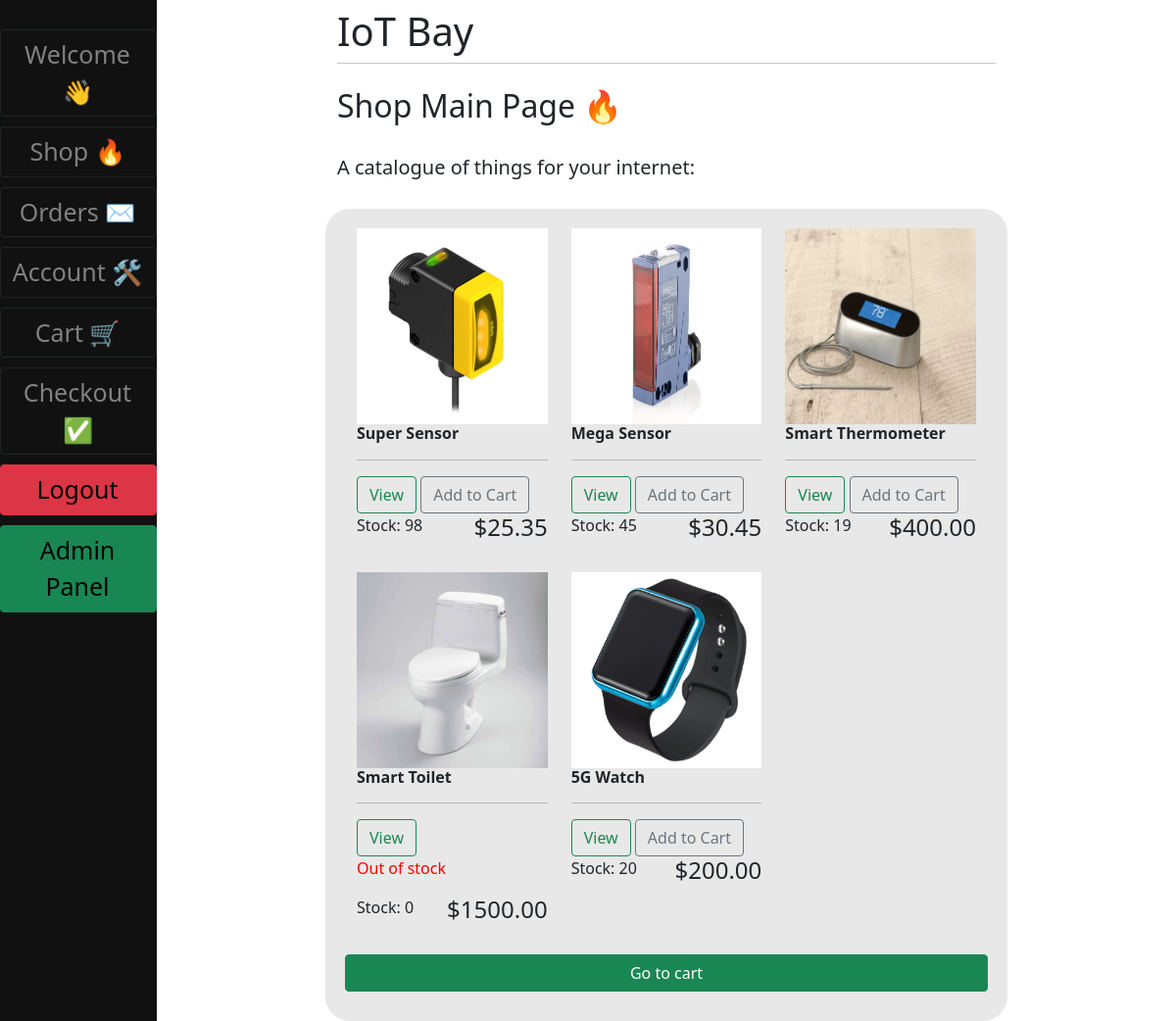
The app's page /main/ (signed in) with its own data.
### main/models.py (models this page shows, shortened)
class Item(models.Model):
    name = models.CharField(max_length=100)
    stock_num = models.IntegerField()
    price = models.FloatField(null=True)
    image = models.ImageField(null=True, blank=True)

### main/views.py (the view)
# urls.py: path('', include("main.urls")),
def main(request):
    customer = request.user
    order, created = Order.objects.get_or_create(customer=customer, complete=False)
    items = order.orderitem_set.all()
    cartItems = order.get_cart_items
    products = Item.objects.all()
    context = {"products": products, "cart_items": cartItems, "items": items}
    return render(request, "main/main.html", context)

### main/models.py (called while the page is built)
    @property
    def get_cart_items(self):
        orderitems = self.orderitem_set.all()
        total = sum([item.quantity for item in orderitems])
        return total

### main/templates/main/main.html
{% extends 'main/base.html' %}
{% load static %}
{% block content %}
<h2>Shop Main Page 🔥</h2>
<br>
<h5 style="margin-bottom: 30px;">A catalogue of things for your internet:</h5>
<div class="row" style="background-color: #e8e8e8; padding: 20px; border-radius: 25px;">
    {% for product in products %}
    <div class="col-lg-4" style="margin-bottom:20px">
        <img style="width: 100%;height: 200px" src="{{product.image.url}}"/>
        <div class="box-element product">
            <h6><strong>{{product.name}}</strong></h6>
            <hr>
            <a class="btn btn-outline-success" href="#">View</a>
            {% if product.stock_num is not 0 %}
            <button data-product={{product.id}} data-action="add" class="btn btn-outline-secondary add-btn update-cart">Add to Cart</button>
            {% else %}
            <p style="color: red">Out of stock</p>
            {% endif %}
            <h4 style="float: right">${{product.price|floatformat:2}}</h4>
            <p>Stock: {{product.stock_num}}</p>
        </div>
    </div>
    {% endfor %}
    <a class = 'btn btn-success' style = "margin-bottom: 10px;" href="/cart">Go to cart</a>
</div>
{% endblock %}

### records on screen
Item: image (picture), name "Super Sensor", price "25.35", stock_num "98"
Item: image (picture), name "Mega Sensor", price "30.45", stock_num "45"
Item: image (picture), name "Smart Thermometer", price "400.00", stock_num "19"
Item: image (picture), name "Smart Toilet", shows "Out of stock", price "1500.00", stock_num "0"
Item: image (picture), name "5G Watch", price "200.00", stock_num "20"
